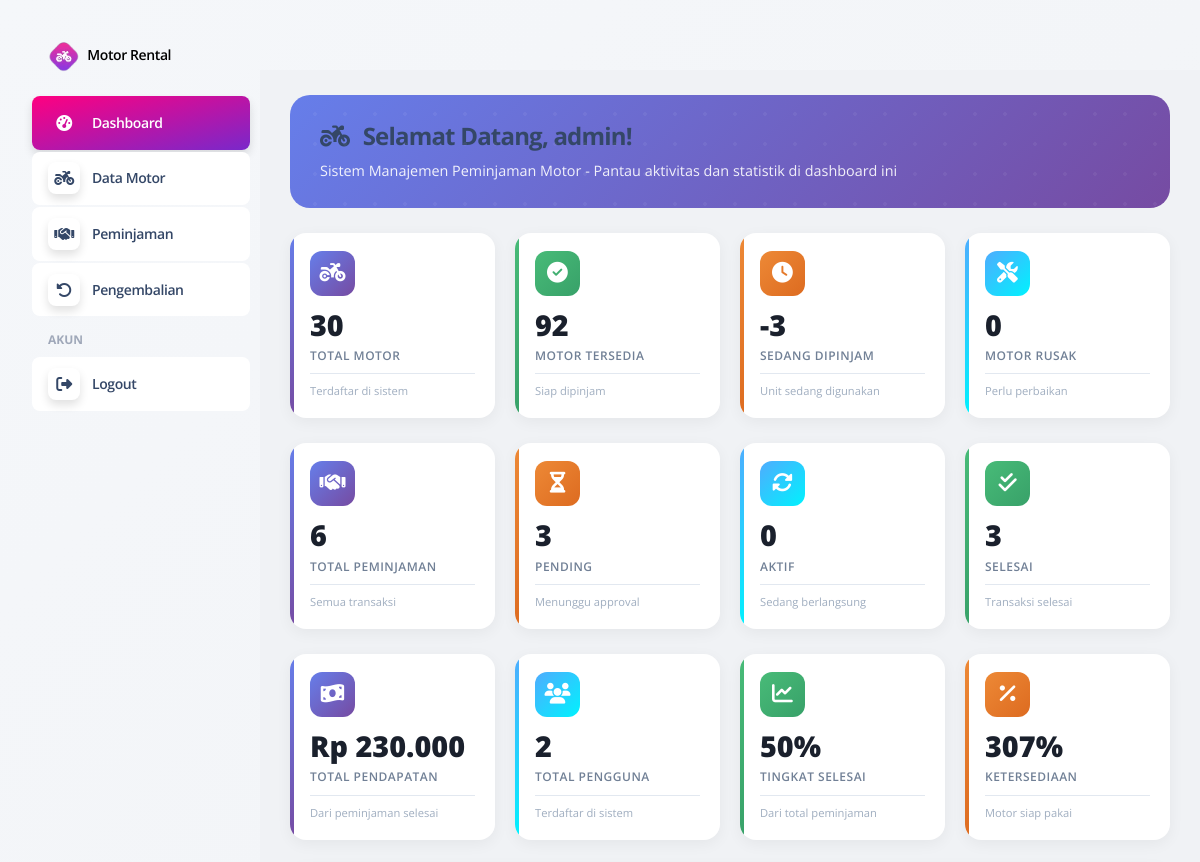
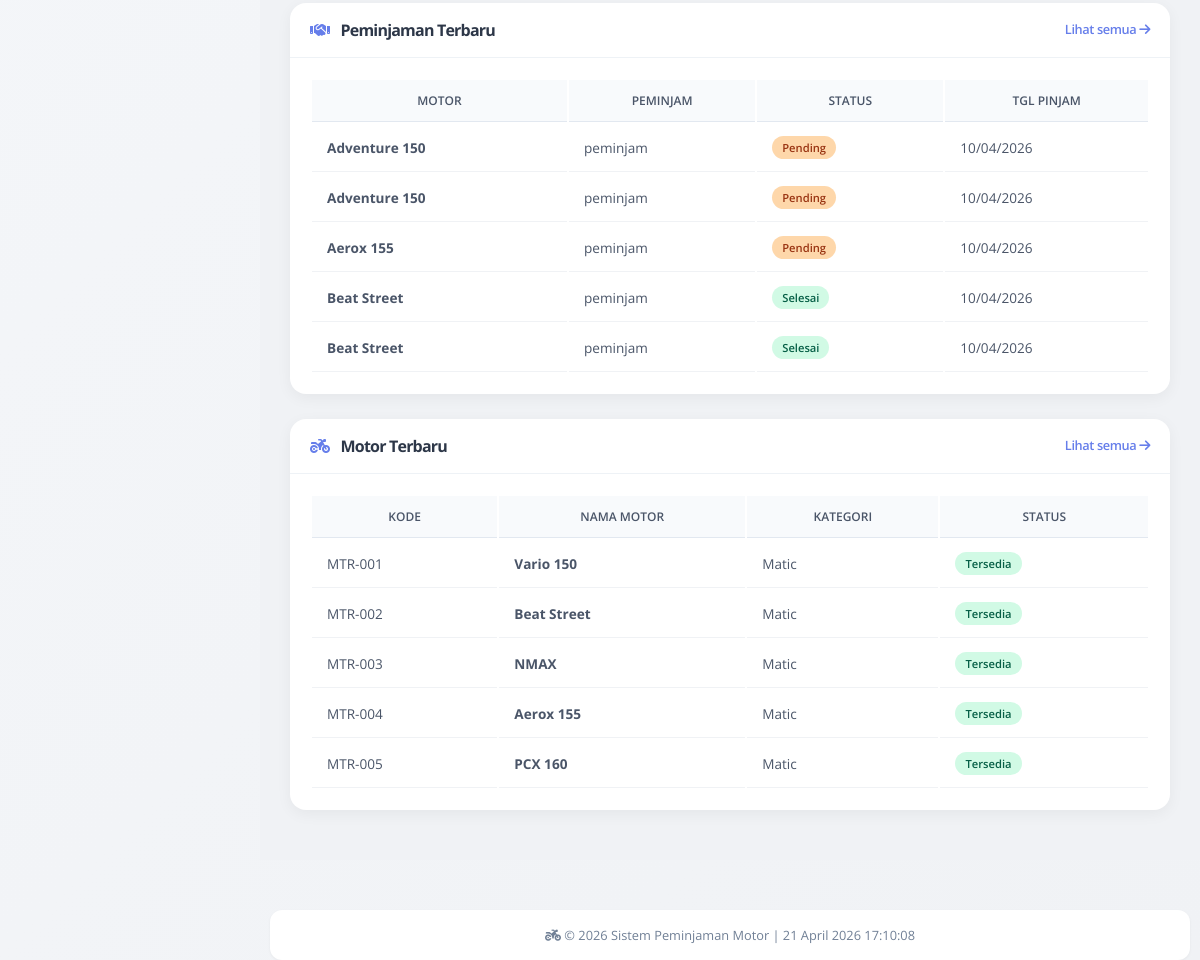
Screenshot of /backend/peminjaman/pages/dashboard/index.php (signed in) with the database file from the repository (2 pictures, top to bottom).
### tables this page shows
CREATE TABLE `peminjaman` (
  `id` int NOT NULL,
  `kode_peminjaman` varchar(20) NOT NULL,
  `slug` varchar(100) DEFAULT NULL,
  `user_id` int NOT NULL,
  `barang_id` int NOT NULL,
  `jumlah` int DEFAULT '1',
  `tgl_pinjam` date NOT NULL,
  `tgl_kembali_rencana` date NOT NULL,
  `tgl_kembali_aktual` date DEFAULT NULL,
  `lama_pinjam` int DEFAULT NULL,
  `status` enum('pending','disetujui','ditolak','dipinjam','selesai','terlambat') DEFAULT 'pending',
  `total_harga` decimal(15,2) DEFAULT NULL,
  `keterangan` text,
  `kondisi` enum('baik','rusak_ringan','rusak_berat') DEFAULT 'baik',
  `denda` decimal(15,2) DEFAULT '0.00',
  `keterangan_pengembalian` text,
  `tgl_pengembalian_input` timestamp NULL DEFAULT NULL,
  `created_at` timestamp NULL DEFAULT CURRENT_TIMESTAMP,
  `updated_at` timestamp NULL DEFAULT CURRENT_TIMESTAMP ON UPDATE CURRENT_TIMESTAMP
);

CREATE TABLE `barang` (
  `id` int NOT NULL,
  `kode_barang` varchar(20) NOT NULL,
  `slug` varchar(100) DEFAULT NULL,
  `kategori_id` int NOT NULL,
  `nama_barang` varchar(100) NOT NULL,
  `merk` varchar(50) DEFAULT NULL,
  `tahun` int DEFAULT NULL,
  `stok` int DEFAULT '1',
  `jumlah_tersedia` int DEFAULT '1',
  `jumlah` int DEFAULT '1',
  `status` enum('tersedia','dipinjam','rusak','hilang') DEFAULT 'tersedia',
  `harga_sewa_perhari` decimal(10,2) NOT NULL,
  `deskripsi` text,
  `created_at` timestamp NULL DEFAULT CURRENT_TIMESTAMP
);

CREATE TABLE `users` (
  `id` int NOT NULL,
  `username` varchar(50) NOT NULL,
  `password` varchar(255) NOT NULL,
  `role` enum('admin','petugas','peminjam') NOT NULL,
  `nama_lengkap` varchar(100) DEFAULT NULL,
  `email` varchar(100) DEFAULT NULL,
  `no_telp` varchar(20) DEFAULT NULL,
  `alamat` text,
  `created_at` timestamp NULL DEFAULT CURRENT_TIMESTAMP
);

CREATE TABLE `kategori` (
  `id` int NOT NULL,
  `nama_kategori` varchar(50) NOT NULL,
  `deskripsi` text,
  `created_at` timestamp NULL DEFAULT CURRENT_TIMESTAMP
);

### backend/peminjaman/pages/dashboard/index.php (the view, shortened to what this page needs)
<?php
include '../../partials/header.php';
include '../../partials/sidebar.php';
include '../../app.php';
$q = mysqli_query($connect, "SELECT COUNT(*) as total FROM barang");
$total_motor = mysqli_fetch_assoc($q)['total'];
$q = mysqli_query($connect, "SELECT SUM(stok) as total FROM barang WHERE status = 'tersedia'");
$motor_tersedia = mysqli_fetch_assoc($q)['total'] ?? 0;
$q = mysqli_query($connect, "SELECT SUM(stok - jumlah_tersedia) as total FROM barang WHERE status != 'rusak'");
$motor_dipinjam = mysqli_fetch_assoc($q)['total'] ?? 0;
$q = mysqli_query($connect, "SELECT SUM(stok) as total FROM barang WHERE status = 'rusak'");
$motor_rusak = mysqli_fetch_assoc($q)['total'] ?? 0;
$q = mysqli_query($connect, "SELECT COUNT(*) as total FROM peminjaman");
$total_peminjaman = mysqli_fetch_assoc($q)['total'];
$q = mysqli_query($connect, "SELECT COUNT(*) as total FROM peminjaman WHERE status = 'dipinjam'");
$peminjaman_aktif = mysqli_fetch_assoc($q)['total'];
$q = mysqli_query($connect, "SELECT COUNT(*) as total FROM peminjaman WHERE status = 'pending'");
$peminjaman_pending = mysqli_fetch_assoc($q)['total'];
$q = mysqli_query($connect, "SELECT COUNT(*) as total FROM peminjaman WHERE status = 'selesai'");
$peminjaman_selesai = mysqli_fetch_assoc($q)['total'];
$q = mysqli_query($connect, "SELECT SUM(total_harga) as total FROM peminjaman WHERE status = 'selesai'");
$total_pendapatan = mysqli_fetch_assoc($q)['total'] ?? 0;
$q = mysqli_query($connect, "SELECT COUNT(*) as total FROM users");
$total_users = mysqli_fetch_assoc($q)['total'];
$q_peminjaman = mysqli_query($connect, "SELECT p.*, u.username, b.nama_barang
    FROM peminjaman p
    LEFT JOIN users u ON p.user_id = u.id
    LEFT JOIN barang b ON p.barang_id = b.id
    ORDER BY p.created_at DESC LIMIT 5");
$q_motor = mysqli_query($connect, "SELECT b.*, k.nama_kategori
    FROM barang b
    LEFT JOIN kategori k ON b.kategori_id = k.id
    ORDER BY b.created_at DESC LIMIT 5");
?>
<link rel="stylesheet" href="style.css">
<div id="main">
    <div class="welcome-card">
        <h2><i class="fas fa-motorcycle me-2"></i> Selamat Datang, <?= htmlspecialchars($_SESSION['username'] ?? 'Administrator') ?>!</h2>
        <p>Sistem Manajemen Peminjaman Motor - Pantau aktivitas dan statistik di dashboard ini</p>
    </div>
    <div class="stats-grid">
        <div class="stat-card primary">
            <div class="stat-icon primary">
                <i class="fas fa-motorcycle"></i>
            </div>
            <div class="stat-value"><?= $total_motor ?></div>
            <div class="stat-label">Total Motor</div>
            <div class="stat-sub">Terdaftar di sistem</div>
        </div>
        <div class="stat-card success">
            <div class="stat-icon success">
                <i class="fas fa-check-circle"></i>
            </div>
            <div class="stat-value"><?= $motor_tersedia ?></div>
            <div class="stat-label">Motor Tersedia</div>
            <div class="stat-sub">Siap dipinjam</div>
        </div>
        <div class="stat-card warning">
            <div class="stat-icon warning">
                <i class="fas fa-clock"></i>
            </div>
            <div class="stat-value"><?= $motor_dipinjam ?></div>
            <div class="stat-label">Sedang Dipinjam</div>
            <div class="stat-sub">Unit sedang digunakan</div>
        </div>
        <div class="stat-card info">
            <div class="stat-icon info">
                <i class="fas fa-tools"></i>
            </div>
            <div class="stat-value"><?= $motor_rusak ?></div>
            <div class="stat-label">Motor Rusak</div>
            <div class="stat-sub">Perlu perbaikan</div>
        </div>
    </div>
    <div class="stats-grid">
        <div class="stat-card primary">
            <div class="stat-icon primary">
                <i class="fas fa-handshake"></i>
            </div>
            <div class="stat-value"><?= $total_peminjaman ?></div>
            <div class="stat-label">Total Peminjaman</div>
            <div class="stat-sub">Semua transaksi</div>
        </div>
        <div class="stat-card warning">
            <div class="stat-icon warning">
                <i class="fas fa-hourglass-half"></i>
            </div>
            <div class="stat-value"><?= $peminjaman_pending ?></div>
            <div class="stat-label">Pending</div>
            <div class="stat-sub">Menunggu approval</div>
        </div>
        <div class="stat-card info">
            <div class="stat-icon info">
                <i class="fas fa-sync-alt"></i>
            </div>
            <div class="stat-value"><?= $peminjaman_aktif ?></div>
            <div class="stat-label">Aktif</div>
            <div class="stat-sub">Sedang berlangsung</div>
        </div>
        <div class="stat-card success">
            <div class="stat-icon success">
                <i class="fas fa-check-double"></i>
            </div>
            <div class="stat-value"><?= $peminjaman_selesai ?></div>
            <div class="stat-label">Selesai</div>
            <div class="stat-sub">Transaksi selesai</div>
        </div>
    </div>
    <div class="stats-grid">
        <div class="stat-card primary">
            <div class="stat-icon primary">
                <i class="fas fa-money-bill-wave"></i>
            </div>
            <div class="stat-value">Rp <?= number_format($total_pendapatan, 0, ',', '.') ?></div>
            <div class="stat-label">Total Pendapatan</div>
            <div class="stat-sub">Dari peminjaman selesai</div>
        </div>
        <div class="stat-card info">
            <div class="stat-icon info">
                <i class="fas fa-users"></i>
            </div>
            <div class="stat-value"><?= $total_users ?></div>
            <div class="stat-label">Total Pengguna</div>
            <div class="stat-sub">Terdaftar di sistem</div>
        </div>
        <div class="stat-card success">
            <div class="stat-icon success">
                <i class="fas fa-chart-line"></i>
            </div>
            <div class="stat-value"><?= round(($peminjaman_selesai / max($total_peminjaman, 1)) * 100) ?>%</div>
            <div class="stat-label">Tingkat Selesai</div>
            <div class="stat-sub">Dari total peminjaman</div>
        </div>
        <div class="stat-card warning">
            <div class="stat-icon warning">
                <i class="fas fa-percent"></i>
            </div>
            <div class="stat-value"><?= round(($motor_tersedia / max($total_motor, 1)) * 100) ?>%</div>
            <div class="stat-label">Ketersediaan</div>
            <div class="stat-sub">Motor siap pakai</div>
        </div>
    </div>
    <div class="row g-3">
        <div class="col-md-6">
            <div class="section-card">
                <div class="section-header">
                    <h3><i class="fas fa-handshake"></i> Peminjaman Terbaru</h3>
                    <a href="../peminjaman/index.php" class="btn-link-custom">Lihat semua <i class="fas fa-arrow-right ms-1"></i></a>
                </div>
                <div class="section-body">
                    <?php if (mysqli_num_rows($q_peminjaman) > 0): ?>
                    <table class="table-dashboard">
                        <thead>
                            <tr><th>Motor</th><th>Peminjam</th><th>Status</th><th>Tgl Pinjam</th></tr>
                        </thead>
                        <tbody>
                            <?php while($p = mysqli_fetch_assoc($q_peminjaman)): ?>
                            <tr>
                                <td><strong><?= htmlspecialchars($p['nama_barang'] ?? '-') ?></strong></td>
                                <td><?= htmlspecialchars($p['username']) ?></td>
                                <td><span class="status-badge status-<?= $p['status'] ?>"><?= ucfirst($p['status']) ?></span></td>
                                <td><?= date('d/m/Y', strtotime($p['tgl_pinjam'])) ?></td>
                            </tr>
                            <?php endwhile; ?>
                        </tbody>
                    </table>
                    <?php else: ?>
                    <div class="text-center py-4"><i class="fas fa-handshake fa-2x text-muted mb-2"></i><p class="mb-0">Belum ada peminjaman</p></div>
                    <?php endif; ?>
                </div>
            </div>
        </div>
        <div class="col-md-6">
            <div class="section-card">
                <div class="section-header">
                    <h3><i class="fas fa-motorcycle"></i> Motor Terbaru</h3>
                    <a href="../motor/index.php" class="btn-link-custom">Lihat semua <i class="fas fa-arrow-right ms-1"></i></a>
                </div>
                <div class="section-body">
                    <?php if (mysqli_num_rows($q_motor) > 0): ?>
                    <table class="table-dashboard">
                        <thead>
                            <tr><th>Kode</th><th>Nama Motor</th><th>Kategori</th><th>Status</th></tr>
                        </thead>
                        <tbody>
                            <?php while($m = mysqli_fetch_assoc($q_motor)): ?>
                            <tr>
                                <td><span class="badge bg-secondary"><?= htmlspecialchars($m['kode_barang']) ?></span></td>
                                <td><strong><?= htmlspecialchars($m['nama_barang']) ?></strong></td>
                                <td><?= htmlspecialchars($m['nama_kategori'] ?? '-') ?></td>
                                <td><span class="status-badge status-<?= $m['status'] ?>"><?= ucfirst($m['status']) ?></span></td>
                            </tr>
                            <?php endwhile; ?>
                        </tbody>
                    </table>
                    <?php else: ?>
                    <div class="text-center py-4"><i class="fas fa-motorcycle fa-2x text-muted mb-2"></i><p class="mb-0">Belum ada motor</p></div>
                    <?php endif; ?>
                </div>
            </div>
        </div>
    </div>
</div>
<?php include '../../partials/footer.php'; include '../../partials/script.php'; ?>

### backend/peminjaman/pages/dashboard/style.css (style rules this page uses)
* { margin: 0; padding: 0; box-sizing: border-box; }
body { background: linear-gradient(135deg, #f5f7fa 0%, #f0f2f5 100%); font-family: 'Inter', 'Segoe UI', sans-serif; overflow-x: hidden; }
#main { margin-left: 260px; margin-top: 70px; padding: 25px 30px; width: calc(100% - 260px); min-height: calc(100vh - 70px); transition: all 0.3s ease; background: #f0f2f5; }
.welcome-card { background: linear-gradient(135deg, #667eea 0%, #764ba2 100%); border-radius: 20px; padding: 25px 30px; margin-bottom: 25px; color: white; position: relative; overflow: hidden; }
.welcome-card::before { content: ''; position: absolute; top: -50%; right: -50%; width: 200%; height: 200%; background: radial-gradient(circle, rgba(255,255,255,0.1) 2px, transparent 2px); background-size: 30px 30px; opacity: 0.5; }
.welcome-card h2 { font-size: 1.5rem; font-weight: 700; margin-bottom: 8px; }
.welcome-card p { font-size: 0.9rem; opacity: 0.9; margin-bottom: 0; }
.stats-grid { display: grid; grid-template-columns: repeat(4, 1fr); gap: 20px; margin-bottom: 25px; }
.stat-card { background: white; border-radius: 16px; padding: 18px 20px; box-shadow: 0 4px 15px rgba(0, 0, 0, 0.05); transition: all 0.3s ease; position: relative; overflow: hidden; }
.stat-card::before { content: ''; position: absolute; top: 0; left: 0; width: 4px; height: 100%; }
.stat-card.primary::before { background: linear-gradient(135deg, #667eea 0%, #764ba2 100%); }
.stat-card.success::before { background: linear-gradient(135deg, #48bb78 0%, #38a169 100%); }
.stat-card.warning::before { background: linear-gradient(135deg, #ed8936 0%, #dd6b20 100%); }
.stat-card.info::before { background: linear-gradient(135deg, #4facfe 0%, #00f2fe 100%); }
.stat-icon { width: 45px; height: 45px; border-radius: 12px; display: flex; align-items: center; justify-content: center; margin-bottom: 12px; font-size: 1.3rem; color: white; }
.stat-icon.primary { background: linear-gradient(135deg, #667eea 0%, #764ba2 100%); }
.stat-icon.success { background: linear-gradient(135deg, #48bb78 0%, #38a169 100%); }
.stat-icon.warning { background: linear-gradient(135deg, #ed8936 0%, #dd6b20 100%); }
.stat-icon.info { background: linear-gradient(135deg, #4facfe 0%, #00f2fe 100%); }
.stat-value { font-size: 1.8rem; font-weight: 800; color: #1a202c; line-height: 1.2; margin-bottom: 4px; }
.stat-label { font-size: 0.75rem; font-weight: 600; color: #718096; text-transform: uppercase; letter-spacing: 0.5px; }
.stat-sub { font-size: 0.7rem; color: #a0aec0; margin-top: 8px; padding-top: 8px; border-top: 1px solid #e2e8f0; }
.section-card { background: white; border-radius: 16px; box-shadow: 0 4px 15px rgba(0, 0, 0, 0.05); overflow: hidden; margin-bottom: 25px; }
.section-header { padding: 16px 20px; border-bottom: 1px solid #eef2f6; display: flex; justify-content: space-between; align-items: center; flex-wrap: wrap; gap: 10px; }
.section-header h3 { font-size: 1rem; font-weight: 700; color: #2d3748; margin: 0; }
.section-header h3 i { margin-right: 8px; color: #667eea; }
.section-body { padding: 20px; }
.table-dashboard { width: 100%; font-size: 0.85rem; }
.table-dashboard thead th { background: #f8fafc; padding: 12px 15px; font-weight: 600; font-size: 0.75rem; text-transform: uppercase; color: #4a5568; border-bottom: 1px solid #e2e8f0; }
.table-dashboard tbody td { padding: 12px 15px; border-bottom: 1px solid #f0f2f5; vertical-align: middle; color: #4a5568; }
.status-badge { padding: 4px 10px; border-radius: 20px; font-size: 0.7rem; font-weight: 600; display: inline-block; }
.status-tersedia { background: #d1fae5; color: #065f46; }
.status-pending { background: #fed7aa; color: #9a3412; }
.status-selesai { background: #d1fae5; color: #065f46; }
.btn-link-custom { color: #667eea; text-decoration: none; font-size: 0.8rem; font-weight: 600; transition: all 0.2s; }

### rows the page displays
peminjaman: barang.nama_barang "Adventure 150", user.username "peminjam", status "Pending", tgl_pinjam "10/04/2026"
peminjaman: barang.nama_barang "Adventure 150", user.username "peminjam", status "Pending", tgl_pinjam "10/04/2026"
peminjaman: barang.nama_barang "Aerox 155", user.username "peminjam", status "Pending", tgl_pinjam "10/04/2026"
peminjaman: barang.nama_barang "Beat Street", user.username "peminjam", status "Selesai", tgl_pinjam "10/04/2026"
peminjaman: barang.nama_barang "Beat Street", user.username "peminjam", status "Selesai", tgl_pinjam "10/04/2026"
barang: kode_barang "MTR-001", nama_barang "Vario 150", kategori.nama_kategori "Matic", status "Tersedia"
barang: kode_barang "MTR-002", nama_barang "Beat Street", kategori.nama_kategori "Matic", status "Tersedia"
barang: kode_barang "MTR-003", nama_barang "NMAX", kategori.nama_kategori "Matic", status "Tersedia"
barang: kode_barang "MTR-004", nama_barang "Aerox 155", kategori.nama_kategori "Matic", status "Tersedia"
barang: kode_barang "MTR-005", nama_barang "PCX 160", kategori.nama_kategori "Matic", status "Tersedia"

### other values shown
$_SESSION['username'] "admin"
$total_motor "30"
$motor_tersedia "92"
$motor_dipinjam "-3"
$motor_rusak "0"
$total_peminjaman "6"
$peminjaman_pending "3"
$peminjaman_aktif "0"
$peminjaman_selesai "3"
$total_pendapatan "230.000"
$total_users "2"
